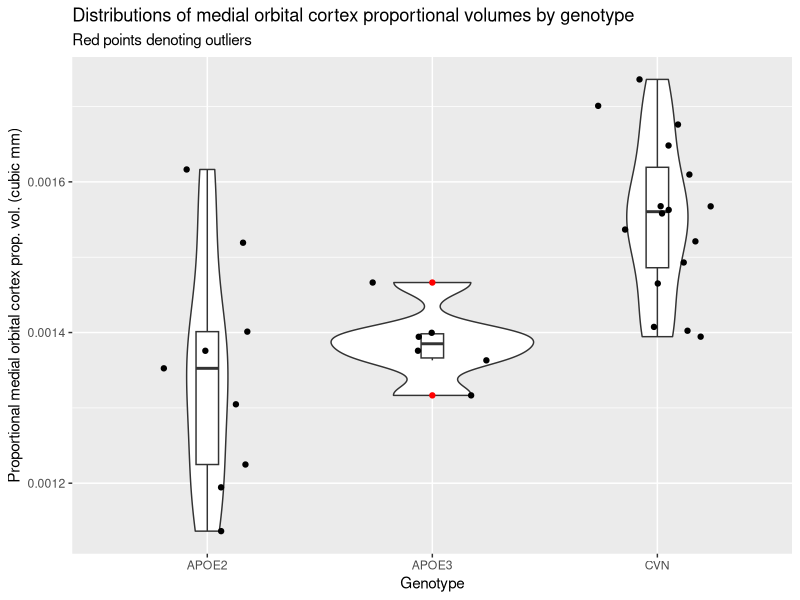
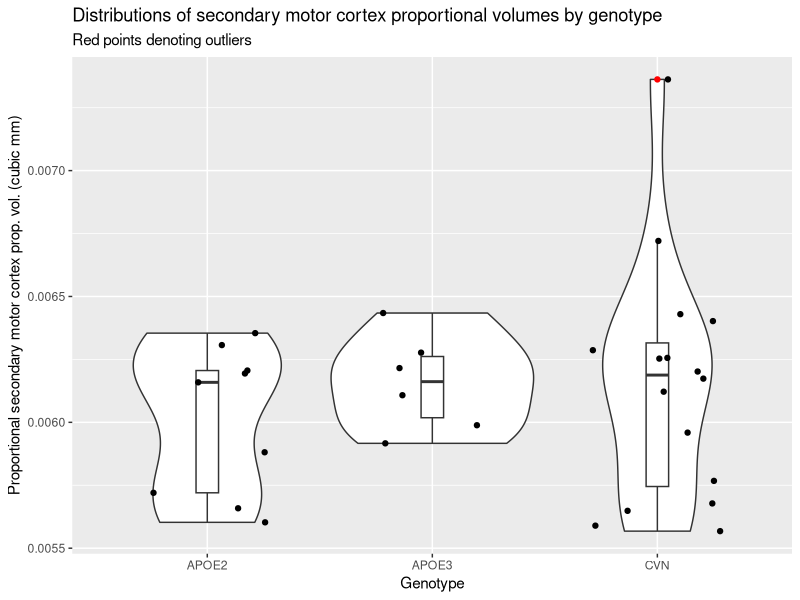
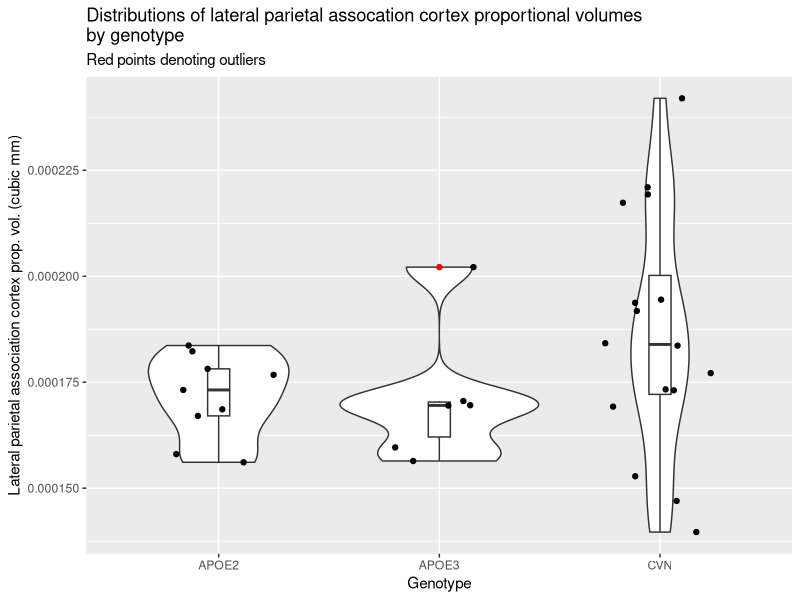
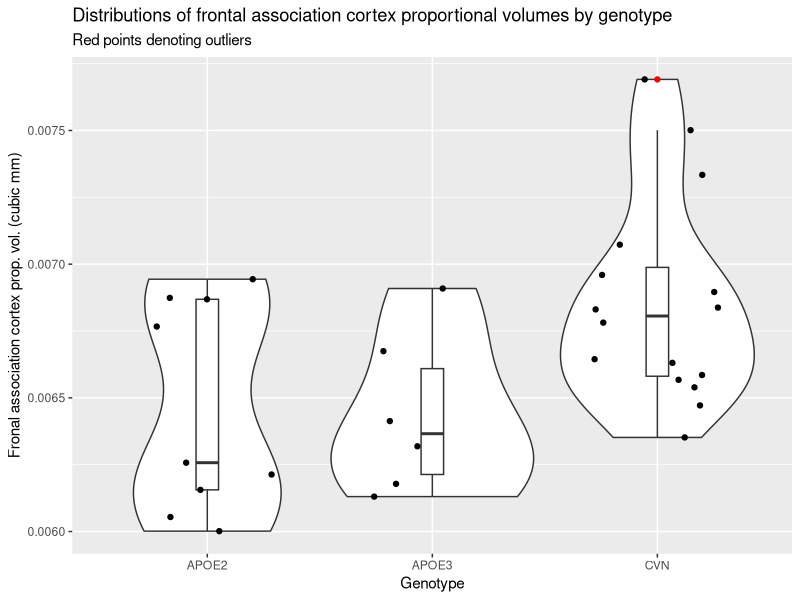
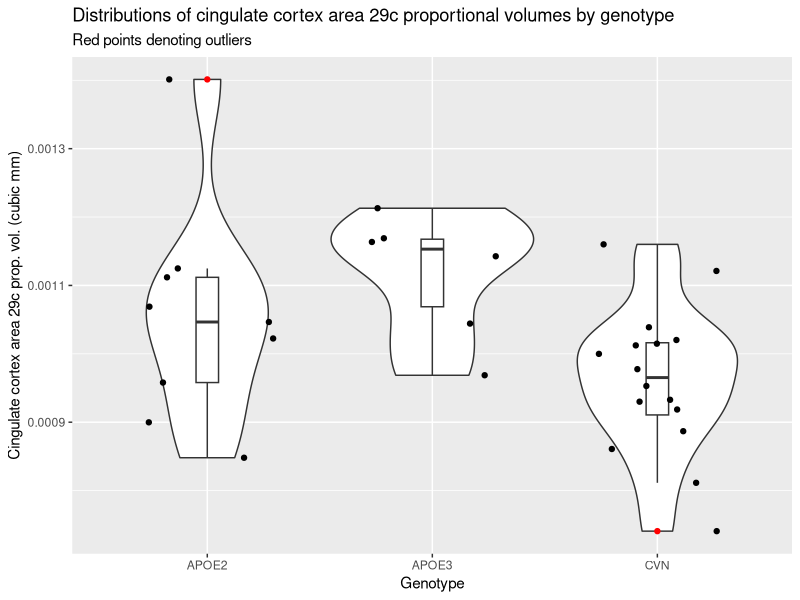
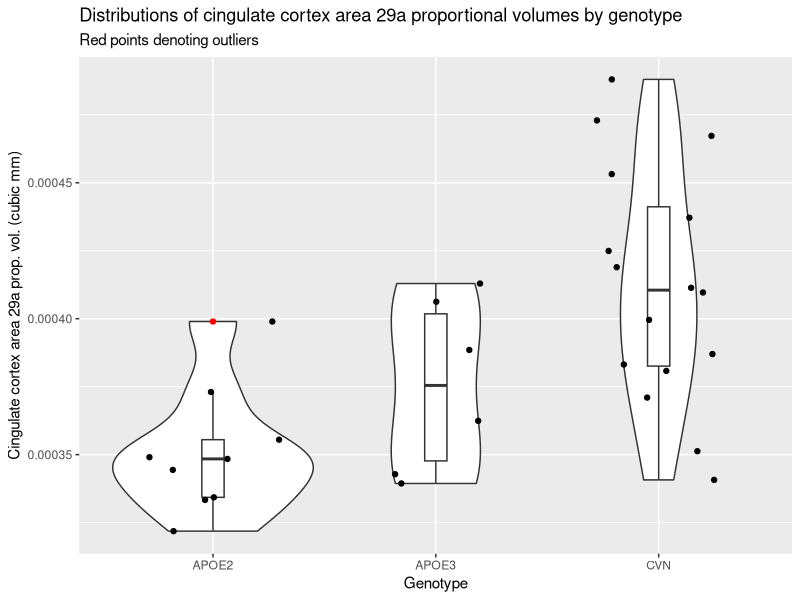
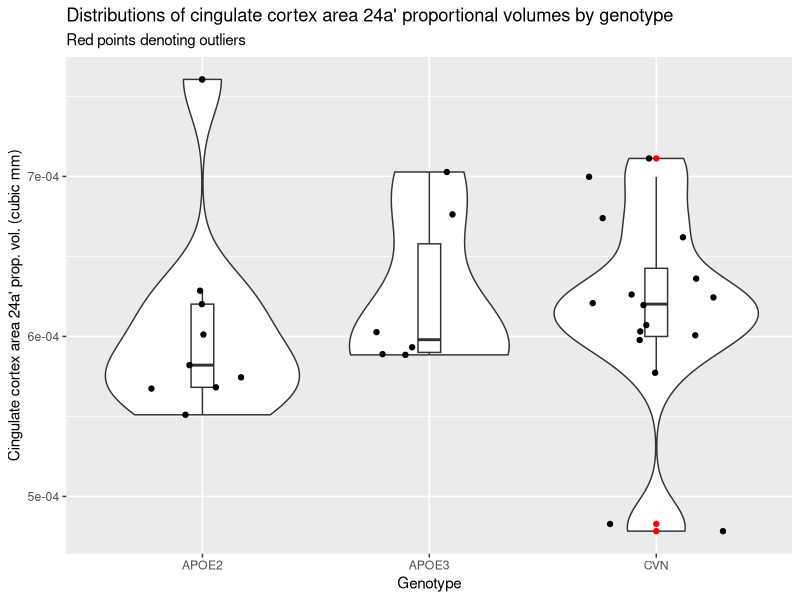
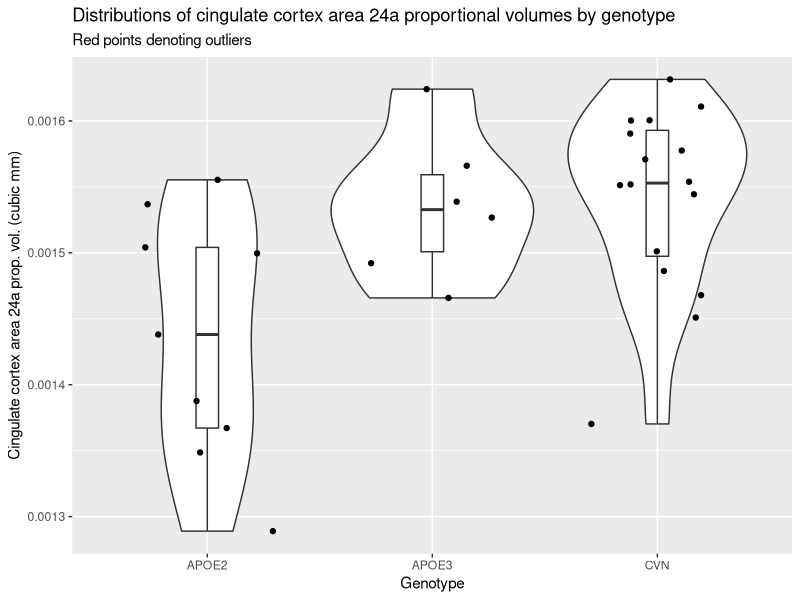

Write R code to recreate these figures, in order.
## ---- chunk 1
library(tidyverse)
data <- read.csv("memri.csv")
data2 <- read.csv("memri2.csv")
data3 <- read.csv("memriNewRegions.csv")
cvn_data <- read.csv("CVNanalysis.csv")
cvn2 <- read.csv("memri2_edit.csv")
## ---- chunk 2
graph <- data3 %>% 
  filter(! is.na(Proportional.Medial_Orbital_Cortex.Volume)) %>% 
  filter(! is.na(genotype)) %>% 
  filter(genotype != "") %>% 
  filter(genotype != "HN") %>% 
  mutate(geno = case_when(
    genotype == "APOE2" | genotype == "APOE22" ~ "APOE2",
    genotype == "APOE3" | genotype == "APOE33" ~ "APOE3",
    genotype == "CVN" ~ "CVN"
  )) %>% 
  group_by(geno) %>% 
  select(Proportional.Medial_Orbital_Cortex.Volume, geno)

ggplot(data = graph, aes(factor(geno), Proportional.Medial_Orbital_Cortex.Volume)) +
  geom_violin() +
  geom_boxplot(width = 0.1, outlier.color = "red") +
  geom_jitter(height = 0, width = 0.3) +
  labs(x = "Genotype",
       y = "Proportional medial orbital cortex prop. vol. (cubic mm)",
       title = "Distributions of medial orbital cortex proportional volumes by genotype",
       subtitle = "Red points denoting outliers") 
## ---- chunk 3
graph <- data3 %>% 
  filter(! is.na(Proportional.Secondary_Motor_Cortex.Volume)) %>% 
  filter(! is.na(genotype)) %>% 
  filter(genotype != "") %>% 
  filter(genotype != "HN") %>% 
  mutate(geno = case_when(
    genotype == "APOE2" | genotype == "APOE22" ~ "APOE2",
    genotype == "APOE3" | genotype == "APOE33" ~ "APOE3",
    genotype == "CVN" ~ "CVN"
  )) %>% 
  group_by(geno) %>% 
  select(Proportional.Secondary_Motor_Cortex.Volume, geno)

ggplot(data = graph, aes(factor(geno), Proportional.Secondary_Motor_Cortex.Volume)) +
  geom_violin() +
  geom_boxplot(width = 0.1, outlier.color = "red") +
  geom_jitter(height = 0, width = 0.3) +
  labs(x = "Genotype",
       y = "Proportional secondary motor cortex prop. vol. (cubic mm)",
       title = "Distributions of secondary motor cortex proportional volumes by genotype",
       subtitle = "Red points denoting outliers") 
## ---- chunk 4
graph <- data3 %>% 
  filter(! is.na(Proportional.Lateral_Parietal_Association_Cortex.Volume)) %>% 
  filter(! is.na(genotype)) %>% 
  filter(genotype != "") %>% 
  filter(genotype != "HN") %>% 
  mutate(geno = case_when(
    genotype == "APOE2" | genotype == "APOE22" ~ "APOE2",
    genotype == "APOE3" | genotype == "APOE33" ~ "APOE3",
    genotype == "CVN" ~ "CVN"
  )) %>% 
  group_by(geno) %>% 
  select(Proportional.Lateral_Parietal_Association_Cortex.Volume, geno)

ggplot(data = graph, aes(factor(geno), Proportional.Lateral_Parietal_Association_Cortex.Volume)) +
  geom_violin() +
  geom_boxplot(width = 0.1, outlier.color = "red") +
  geom_jitter(height = 0, width = 0.3) +
  labs(x = "Genotype",
       y = "Lateral parietal association cortex prop. vol. (cubic mm)",
       title = "Distributions of lateral parietal assocation cortex proportional volumes 
by genotype",
       subtitle = "Red points denoting outliers") 
## ---- chunk 5
graph <- data3 %>% 
  filter(! is.na(Proportional.Frontal_Association_Cortex.Volume)) %>% 
  filter(! is.na(genotype)) %>% 
  filter(genotype != "") %>% 
  filter(genotype != "HN") %>% 
  mutate(geno = case_when(
    genotype == "APOE2" | genotype == "APOE22" ~ "APOE2",
    genotype == "APOE3" | genotype == "APOE33" ~ "APOE3",
    genotype == "CVN" ~ "CVN"
  )) %>% 
  group_by(geno) %>% 
  select(Proportional.Frontal_Association_Cortex.Volume, geno)

ggplot(data = graph, aes(factor(geno), Proportional.Frontal_Association_Cortex.Volume)) +
  geom_violin() +
  geom_boxplot(width = 0.1, outlier.color = "red") +
  geom_jitter(height = 0, width = 0.3) +
  labs(x = "Genotype",
       y = "Fronal association cortex prop. vol. (cubic mm)",
       title = "Distributions of frontal association cortex proportional volumes by genotype",
       subtitle = "Red points denoting outliers") 
## ---- chunk 6
graph <- data3 %>% 
  filter(! is.na(Proportional.Cingulate_Cortex_Area_29c.Volume)) %>% 
  filter(! is.na(genotype)) %>% 
  filter(genotype != "") %>% 
  filter(genotype != "HN") %>% 
  mutate(geno = case_when(
    genotype == "APOE2" | genotype == "APOE22" ~ "APOE2",
    genotype == "APOE3" | genotype == "APOE33" ~ "APOE3",
    genotype == "CVN" ~ "CVN"
  )) %>% 
  group_by(geno) %>% 
  select(Proportional.Cingulate_Cortex_Area_29c.Volume, geno)

ggplot(data = graph, aes(factor(geno), Proportional.Cingulate_Cortex_Area_29c.Volume)) +
  geom_violin() +
  geom_boxplot(width = 0.1, outlier.color = "red") +
  geom_jitter(height = 0, width = 0.3) +
  labs(x = "Genotype",
       y = "Cingulate cortex area 29c prop. vol. (cubic mm)",
       title = "Distributions of cingulate cortex area 29c proportional volumes by genotype",
       subtitle = "Red points denoting outliers") 
## ---- chunk 7
graph <- data3 %>% 
  filter(! is.na(Proportional.Cingulate_Cortex_Area_29a.Volume)) %>% 
  filter(! is.na(genotype)) %>% 
  filter(genotype != "") %>% 
  filter(genotype != "HN") %>% 
  mutate(geno = case_when(
    genotype == "APOE2" | genotype == "APOE22" ~ "APOE2",
    genotype == "APOE3" | genotype == "APOE33" ~ "APOE3",
    genotype == "CVN" ~ "CVN"
  )) %>% 
  group_by(geno) %>% 
  select(Proportional.Cingulate_Cortex_Area_29a.Volume, geno)

ggplot(data = graph, aes(factor(geno), Proportional.Cingulate_Cortex_Area_29a.Volume)) +
  geom_violin() +
  geom_boxplot(width = 0.1, outlier.color = "red") +
  geom_jitter(height = 0, width = 0.3) +
  labs(x = "Genotype",
       y = "Cingulate cortex area 29a prop. vol. (cubic mm)",
       title = "Distributions of cingulate cortex area 29a proportional volumes by genotype",
       subtitle = "Red points denoting outliers") 
## ---- chunk 8
graph <- data3 %>% 
  filter(! is.na(Proportional.Cingulate_Cortex_Area_24a_prime.Volume)) %>% 
  filter(! is.na(genotype)) %>% 
  filter(genotype != "") %>% 
  filter(genotype != "HN") %>% 
  mutate(geno = case_when(
    genotype == "APOE2" | genotype == "APOE22" ~ "APOE2",
    genotype == "APOE3" | genotype == "APOE33" ~ "APOE3",
    genotype == "CVN" ~ "CVN"
  )) %>% 
  group_by(geno) %>% 
  select(Proportional.Cingulate_Cortex_Area_24a_prime.Volume, geno)

ggplot(data = graph, aes(factor(geno), Proportional.Cingulate_Cortex_Area_24a_prime.Volume)) +
  geom_violin() +
  geom_boxplot(width = 0.1, outlier.color = "red") +
  geom_jitter(height = 0, width = 0.3) +
  labs(x = "Genotype",
       y = "Cingulate cortex area 24a' prop. vol. (cubic mm)",
       title = "Distributions of cingulate cortex area 24a' proportional volumes by genotype",
       subtitle = "Red points denoting outliers") 
## ---- chunk 9
graph <- data3 %>% 
  filter(! is.na(Proportional.Cingulate_Cortex_Area_24a.Volume)) %>% 
  filter(! is.na(genotype)) %>% 
  filter(genotype != "") %>% 
  filter(genotype != "HN") %>% 
  mutate(geno = case_when(
    genotype == "APOE2" | genotype == "APOE22" ~ "APOE2",
    genotype == "APOE3" | genotype == "APOE33" ~ "APOE3",
    genotype == "CVN" ~ "CVN"
  )) %>% 
  group_by(geno) %>% 
  select(Proportional.Cingulate_Cortex_Area_24a.Volume, geno)

ggplot(data = graph, aes(factor(geno), Proportional.Cingulate_Cortex_Area_24a.Volume)) +
  geom_violin() +
  geom_boxplot(width = 0.1, outlier.color = "red") +
  geom_jitter(height = 0, width = 0.3) +
  labs(x = "Genotype",
       y = "Cingulate cortex area 24a prop. vol. (cubic mm)",
       title = "Distributions of cingulate cortex area 24a proportional volumes by genotype",
       subtitle = "Red points denoting outliers") 

  
## ---- chunk 10
graph <- data %>% 
  filter(! is.na(Proportional.Volume)) %>% 
  filter(! is.na(genotype)) %>% 
  filter(genotype != "") %>% 
  filter(genotype != "HN") %>% 
  mutate(geno = case_when(
    genotype == "APOE2" | genotype == "APOE22" ~ "APOE2",
    genotype == "APOE3" | genotype == "APOE33" ~ "APOE3",
    genotype == "CVN" ~ "CVN"
  )) %>% 
  group_by(geno) %>% 
  select(Proportional.Volume, geno)

ggplot(data = graph, aes(factor(geno), Proportional.Volume)) +
  geom_violin() +
  geom_boxplot(width = 0.1, outlier.color = "red") +
  geom_jitter(height = 0, width = 0.3) +
  labs(x = "Genotype",
       y = "Hippocampal prop. vol. (cubic mm)",
       title = "Distributions of hippocampal proportional volumes by genotype",
       subtitle = "Red points denoting outliers") 

  
## ---- chunk 11
graph <- data %>% 
  filter(! is.na(Proportional.Volume)) %>% 
  filter(! is.na(genotype)) %>% 
  filter(genotype != "") %>% 
  filter(genotype != "HN") %>% 
  mutate(geno = case_when(
    genotype == "APOE2" | genotype == "APOE22" ~ "APOE2",
    genotype == "APOE3" | genotype == "APOE33" ~ "APOE3",
    genotype == "CVN" ~ "CVN"
  )) %>% 
  group_by(geno) %>% 
  select(Proportional.Volume, geno)

ggplot(data = graph, aes(factor(geno), Proportional.Volume)) +
  geom_violin() +
  geom_boxplot(width = 0.1, outlier.color = "red") +
  geom_jitter(height = 0, width = 0.3) +
  labs(x = "Genotype",
       y = "Hippocampal prop. vol. (cubic mm)",
       title = "Distributions of hippocampal proportional volumes by genotype",
       subtitle = "Red points denoting outliers") 

  
## ---- chunk 12
cvn_graph <- cvn_data %>% 
  filter(! is.na(Proportional.Volume)) %>%
  mutate(treat = case_when(
    Treatment == "runningwheel_only" ~ "Running wheel only",
    Treatment == "treadmill" ~ "Treadmill"
  )) %>% 
  group_by(treat) %>% 
  select(Proportional.Volume, treat) 

rw <- cvn_data %>% 
  filter(! is.na(Proportional.Volume)) %>%
  filter(Treatment == "runningwheel_only") %>% 
  pull(Proportional.Volume)

tm <- cvn_data %>% 
  filter(! is.na(Proportional.Volume)) %>%
  filter(Treatment == "treadmill") %>% 
  pull(Proportional.Volume)

ggplot(data = cvn_graph, aes(factor(treat), Proportional.Volume)) +
  geom_violin() +
  geom_boxplot(width = 0.1, outlier.color = "red") +
  geom_jitter(height = 0, width = 0.3) +
  labs(x = "Treatment",
       y = "Hippocampal prop. vol. (cubic mm)",
       title = "Distributions of hippocampal proportional volumes by treatment",
       subtitle = "In CVN genotype with red points denoting outliers") 

t.test(rw, tm)
  
## ---- chunk 13
graph_lv <- data2 %>% 
  filter(! is.na(Proportional.Lateral.Ventricle.Volume)) %>% 
  filter(! is.na(genotype)) %>% 
  filter(genotype != "") %>% 
  filter(genotype != "HN") %>% 
  mutate(geno = case_when(
    genotype == "APOE2" | genotype == "APOE22" ~ "APOE2",
    genotype == "APOE3" | genotype == "APOE33" ~ "APOE3",
    genotype == "CVN" ~ "CVN"
  )) %>% 
  group_by(geno) %>% 
  select(Proportional.Lateral.Ventricle.Volume, geno)

ggplot(data = graph_lv, aes(factor(geno), Proportional.Lateral.Ventricle.Volume)) +
  geom_violin() +
  geom_boxplot(width = 0.1, outlier.color = "red") +
  geom_jitter(height = 0, width = 0.3) +
  labs(x = "Genotype",
       y = "Lateral Ventricle prop. vol. (cubic mm)",
       title = "Distributions of lateral ventricle proportional volumes by genotype",
       subtitle = "Red points denoting outliers") 

graph_vol <- data2 %>% 
  filter(! is.na(Total.Volume)) %>% 
  filter(! is.na(genotype)) %>% 
  filter(genotype != "") %>% 
  filter(genotype != "HN") %>% 
  mutate(geno = case_when(
    genotype == "APOE2" | genotype == "APOE22" ~ "APOE2",
    genotype == "APOE3" | genotype == "APOE33" ~ "APOE3",
    genotype == "CVN" ~ "CVN"
  )) %>% 
  group_by(geno) %>% 
  select(Total.Volume, geno)

ggplot(data = graph_vol, aes(factor(geno), Total.Volume)) +
  geom_violin() +
  geom_boxplot(width = 0.1, outlier.color = "red") +
  geom_jitter(height = 0, width = 0.3) +
  labs(x = "Genotype",
       y = "Total Volume (cubic mm)",
       title = "Distributions of total brain volumes by genotype",
       subtitle = "Red points denoting outliers") 


graph_erc <- data2 %>% 
  filter(! is.na(Proportional.Ectorhinal.Cortex.Volume)) %>% 
  filter(! is.na(genotype)) %>% 
  filter(genotype != "") %>% 
  filter(genotype != "HN") %>% 
  mutate(geno = case_when(
    genotype == "APOE2" | genotype == "APOE22" ~ "APOE2",
    genotype == "APOE3" | genotype == "APOE33" ~ "APOE3",
    genotype == "CVN" ~ "CVN"
  )) %>% 
  group_by(geno) %>% 
  select(Proportional.Ectorhinal.Cortex.Volume, geno)

ggplot(data = graph_erc, aes(factor(geno), Proportional.Ectorhinal.Cortex.Volume)) +
  geom_violin() +
  geom_boxplot(width = 0.1, outlier.color = "red") +
  geom_jitter(height = 0, width = 0.3) +
  labs(x = "Genotype",
       y = "Ectorhinal cortex prop. vol. (cubic mm)",
       title = "Distributions of ectorhinal cortex 
proportional volumes by genotype",
       subtitle = "Red points denoting outliers") 

graph_c <- data2 %>% 
  filter(! is.na(Proportional.Cerebellum.Volume)) %>% 
  filter(! is.na(genotype)) %>% 
  filter(genotype != "") %>% 
  filter(genotype != "HN") %>% 
  mutate(geno = case_when(
    genotype == "APOE2" | genotype == "APOE22" ~ "APOE2",
    genotype == "APOE3" | genotype == "APOE33" ~ "APOE3",
    genotype == "CVN" ~ "CVN"
  )) %>% 
  group_by(geno) %>% 
  select(Proportional.Cerebellum.Volume, geno)

ggplot(data = graph_c, aes(factor(geno), Proportional.Cerebellum.Volume)) +
  geom_violin() +
  geom_boxplot(width = 0.1, outlier.color = "red") +
  geom_jitter(height = 0, width = 0.3) +
  labs(x = "Genotype",
       y = "Cerebellum prop. vol. (cubic mm)",
       title = "Distributions of cerebellum proportional volumes by genotype",
       subtitle = "Red points denoting outliers") 

## ---- chunk 14
cvn_graph <- cvn2 %>% 
  filter(! is.na(Proportional.Lateral.Ventricle.Volume)) %>%
  mutate(treat = case_when(
    Treatment == "runningwheel_only" ~ "Running wheel only",
    Treatment == "treadmill" ~ "Treadmill"
  )) %>% 
  group_by(treat) %>% 
  select(Proportional.Lateral.Ventricle.Volume, treat) 

rw <- cvn2 %>% 
  filter(! is.na(Proportional.Lateral.Ventricle.Volume)) %>%
  filter(Treatment == "runningwheel_only") %>% 
  pull(Proportional.Lateral.Ventricle.Volume)

tm <- cvn2 %>% 
  filter(! is.na(Proportional.Lateral.Ventricle.Volume)) %>%
  filter(Treatment == "treadmill") %>% 
  pull(Proportional.Lateral.Ventricle.Volume)

ggplot(data = cvn_graph, aes(factor(treat), Proportional.Lateral.Ventricle.Volume)) +
  geom_violin() +
  geom_boxplot(width = 0.1, outlier.color = "red") +
  geom_jitter(height = 0, width = 0.3) +
  labs(x = "Treatment",
       y = "Lateral ventrical prop. vol. (cubic mm)",
       title = "Distributions of lateral ventrical proportional volumes by treatment",
       subtitle = "In CVN genotype with red points denoting outliers") 

t.test(rw, tm)
## ---- chunk 15
cvn_graph <- cvn2 %>% 
  filter(! is.na(Total.Volume)) %>%
  mutate(treat = case_when(
    Treatment == "runningwheel_only" ~ "Running wheel only",
    Treatment == "treadmill" ~ "Treadmill"
  )) %>% 
  group_by(treat) %>% 
  select(Total.Volume, treat) 

rw <- cvn2 %>% 
  filter(! is.na(Total.Volume)) %>%
  filter(Treatment == "runningwheel_only") %>% 
  pull(Total.Volume)

tm <- cvn2 %>% 
  filter(! is.na(Total.Volume)) %>%
  filter(Treatment == "treadmill") %>% 
  pull(Total.Volume)

ggplot(data = cvn_graph, aes(factor(treat), Total.Volume)) +
  geom_violin() +
  geom_boxplot(width = 0.1, outlier.color = "red") +
  geom_jitter(height = 0, width = 0.3) +
  labs(x = "Treatment",
       y = "Total brain volume (cubic mm)",
       title = "Distributions of total brain volumes volumes by treatment",
       subtitle = "In CVN genotype with red points denoting outliers") 

t.test(rw, tm)
## ---- chunk 16
cvn_graph <- cvn2 %>% 
  filter(! is.na(Proportional.Ectorhinal.Cortex.Volume)) %>%
  mutate(treat = case_when(
    Treatment == "runningwheel_only" ~ "Running wheel only",
    Treatment == "treadmill" ~ "Treadmill"
  )) %>% 
  group_by(treat) %>% 
  select(Proportional.Ectorhinal.Cortex.Volume, treat) 

rw <- cvn2 %>% 
  filter(! is.na(Proportional.Ectorhinal.Cortex.Volume)) %>%
  filter(Treatment == "runningwheel_only") %>% 
  pull(Proportional.Ectorhinal.Cortex.Volume)

tm <- cvn2 %>% 
  filter(! is.na(Proportional.Ectorhinal.Cortex.Volume)) %>%
  filter(Treatment == "treadmill") %>% 
  pull(Proportional.Ectorhinal.Cortex.Volume)

ggplot(data = cvn_graph, aes(factor(treat), Proportional.Ectorhinal.Cortex.Volume)) +
  geom_violin() +
  geom_boxplot(width = 0.1, outlier.color = "red") +
  geom_jitter(height = 0, width = 0.3) +
  labs(x = "Treatment",
       y = "Ectorhinal cortex prop. vol. (cubic mm)",
       title = "Distributions of ectorhinal cortex proportional 
volumes volumes by treatment",
       subtitle = "In CVN genotype with red points denoting outliers") 

t.test(rw, tm)
## ---- chunk 17
cvn_graph <- cvn2 %>% 
  filter(! is.na(Proportional.Cerebellum.Volume)) %>%
  mutate(treat = case_when(
    Treatment == "runningwheel_only" ~ "Running wheel only",
    Treatment == "treadmill" ~ "Treadmill"
  )) %>% 
  group_by(treat) %>% 
  select(Proportional.Cerebellum.Volume, treat) 

rw <- cvn2 %>% 
  filter(! is.na(Proportional.Cerebellum.Volume)) %>%
  filter(Treatment == "runningwheel_only") %>% 
  pull(Proportional.Cerebellum.Volume)

tm <- cvn2 %>% 
  filter(! is.na(Proportional.Cerebellum.Volume)) %>%
  filter(Treatment == "treadmill") %>% 
  pull(Proportional.Cerebellum.Volume)

ggplot(data = cvn_graph, aes(factor(treat), Proportional.Cerebellum.Volume)) +
  geom_violin() +
  geom_boxplot(width = 0.1, outlier.color = "red") +
  geom_jitter(height = 0, width = 0.3) +
  labs(x = "Treatment",
       y = "Cerebellum prop. vol. (cubic mm)",
       title = "Distributions of cerebellum proportional volumes volumes by treatment",
       subtitle = "In CVN genotype with red points denoting outliers") 

t.test(rw, tm)
